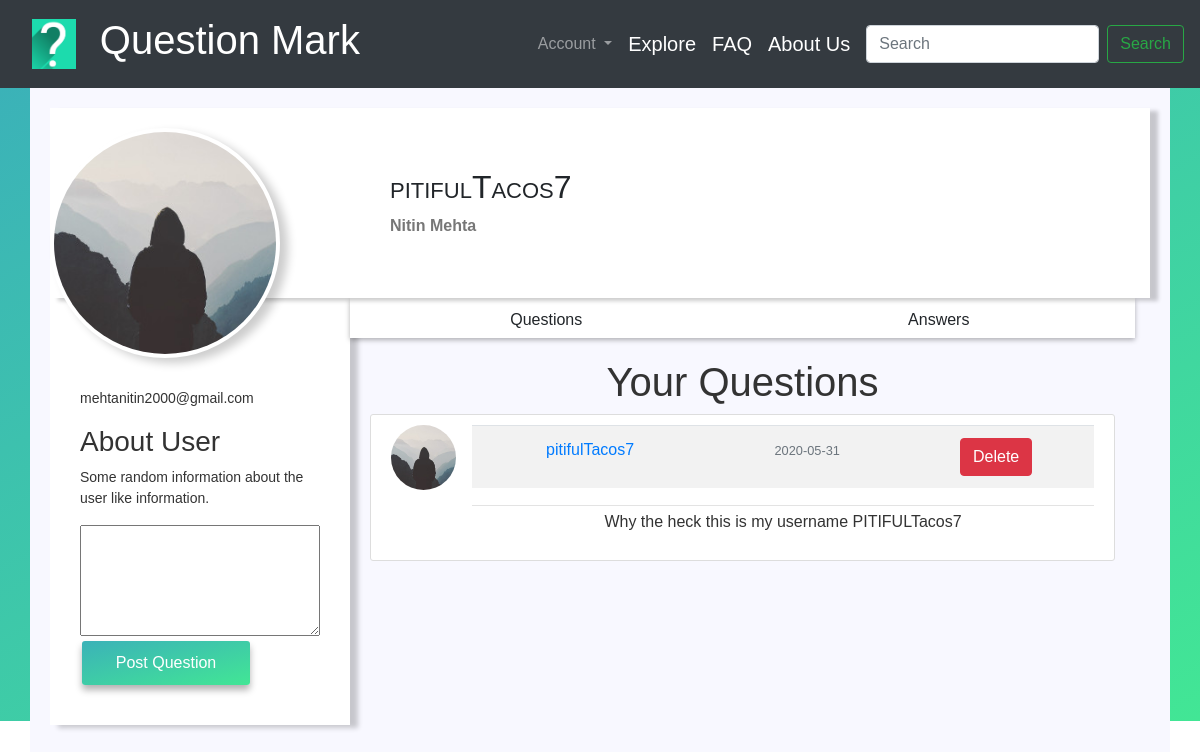
The app's page /profile (signed in) with its own data.
### Question_Mark/models.py (models this page shows, shortened)
class User(db.Model, UserMixin):
    id = db.Column(db.Integer, primary_key=True)
    first_name = db.Column(db.String(30), unique=False, nullable=False)
    last_name = db.Column(db.String(30), unique=False, nullable=False)
    username = db.Column(db.String(30), unique=True, nullable=False)
    email = db.Column(db.String(120), unique=True, nullable=False)
    image_file = db.Column(db.String(20), nullable=False, default='default.jpg')
    password = db.Column(db.String(60), nullable=False)
    questions = db.relationship('Questions', backref='author', lazy=True)

class Questions(db.Model):
    id = db.Column(db.Integer, primary_key=True)
    question = db.Column(db.Text, nullable=False)
    date_posted = db.Column(db.DateTime, nullable=False, default=datetime.utcnow)
    user_id = db.Column(db.Integer, db.ForeignKey('user.id'), nullable=False)

### Question_Mark/routes.py (the view, shortened to what this page needs)
@app.route("/profile", methods=['GET','POST'])
@login_required
def profile():
    user = User.query.filter_by(username=current_user.username).first_or_404()
    quest = Questions.query.filter_by(author=user)\
            .order_by(Questions.date_posted.desc())
    return render_template('profile.html', title='Profile', user=user, quest=quest)

### Question_Mark/models.py (called while the page is built)
@login_manager.user_loader
def load_user(user_id):
    return User.query.get(int(user_id))

### Question_Mark/templates/profile.html (shortened to what this page needs)
{% extends "layout.html" %}
{% block head %}
<link rel="stylesheet" href={{ url_for('static', filename='style_profile.css') }}>
<link rel="stylesheet" href={{ url_for('static', filename='style_questions.css') }}>
{% endblock head %}
{% block content %}
    <div class="container white-container">
        <div class="profile-header">
            <div class="profile-img">
                <img src={{ url_for('static', filename='default.jpg') }} width: 200; alt="">
            </div>
            <div class="profile-nav-info">
                <h3 class="user-name">
                    {{ current_user.username }}
                </h3>
                <div class="address">
                    <p class="state">
                        {{ current_user.first_name }} {{ current_user.last_name }}
                    </p>
                </div>
            </div>
        </div>
        <div class="main-bd">
            <div class="left-side">
                <div class="profile-side">
                    <p class='user-mail'>{{ current_user.email }}</p>
                    <div class="userbio">
                        <h3>About User</h3>
                        <p> Some random information about the user like information.</p>
                    </div>
                    <div class="post-area">
                        <form method="POST" action="{{ url_for('profile') }}" class="input-group">
                            <textarea name="question" id="" cols="35" rows="5"></textarea>
                            <button class="post-button">Post Question</button>
                        </form>
                    </div>
                </div>
            </div>
            <div class="right-side">
                <div class="nav">
                    <div class="ul">
                        <p onclick="tabs(0)" class="user-question">Questions</p>
                        <p onclick="tabs(1)" class="user-answer">Answers</p>
                    </div>
                </div>
                <div class="profile-body">
                    <div class="profile-question tab">
                        <h1>Your Questions</h1>
                        {% for item in quest %}
                        <article class="media content-section">
                            <img class="rounded-circle article-img" src="{{ url_for('static', filename='default.jpg') }}">
                            <div class="media-body">
                                <div class="article-metadata">
                                    <table class="table table-striped">
                                    <tr>
                                    <td><a class="mr-2" href="#">{{ item.author.username }}</a></td>
                                    <td><small class="text-muted">{{ item.date_posted.strftime('%Y-%m-%d') }}</small></td>
                                    <td><form action="{{url_for('delete_ques', id=item.id)}}" method="POST">
                                        <input type="submit" value="Delete" class="btn btn-danger">
                                    </form></td></tr></table>
                                </div>
                                <p class="article-content">{{ item.question }}</p>
                            </div>
                        </article>
                        {% endfor %}
                    </div>
                </div>
            </div>
        </div>
    </div>
{% endblock content %}

### Question_Mark/static/style_profile.css (style rules this page uses)
* { box-sizing: border-box; }
.container { padding: 20px; }
.white-container { background-color: ghostwhite; height: 100vh; overflow: hidden; }
.profile-header { background: #fff; width: 100%; display: flex; height: 190px; position: relative; box-shadow: 8px 3px 4px rgba(0, 0, 0, 0.2); }
.profile-img { float: left; width: 340px; height: 200px; }
.profile-img img { border-radius: 50%; height: 230px; width: 230px; border: 4px solid #fff; box-shadow: 8px 5px 10px rgba(0, 0, 0, 0.2); position: absolute; top: 20px; z-index: 5; background: #fff; }
.profile-nav-info { float: left; flex-direction: column; justify-content: center; padding-top: 60px; }
.profile-nav-info h3 { font-variant: small-caps; font-size: 2rem; font-family: sans-serif; }
.profile-nav-info .address { display: flex; font-weight: bold; color: #777; }
.main-bd { width: 100%; display: flex; padding-right: 15px; }
.profile-side { width: 300px; background: #fff; box-shadow: 8px 3px 5px rgba(0, 0, 0, 0.2); padding: 90px 30px 30px; }
.profile-side { margin-bottom: 2px; color: #333; font-size: 14px; }
.post-button { border: 0; padding: 10px; width: 70%; border-radius: 3px; background: linear-gradient(to bottom right, #3bb2b8, #42e695); font-family: sans-serif; font-size: 1rem; margin: 5px 2px; outline: none; margin-bottom: 10px; transition: background 0.3s ease-in-out; box-shadow: 0px 5px 7px 0px rgba(0, 0, 0, 0.3); color: white; position: relative; }
.ul { display: flex; justify-content: center; height: 40px; background: #fff; width: 100%; box-shadow: 0px 2px 5px rgba(0, 0, 0, 0.3); }
.ul p { padding: 10px; width: 100%; cursor: pointer; text-align: center; transition: all 0.2s ease-in-out; }
.profile-body { width: 100%; z-index: -1; color: #333; }
.tab { padding: 20px; width: 100%; text-align: center; display: none; }

### Question_Mark/static/style_questions.css (style rules this page uses)
.content-section { background: #ffffff; padding: 10px 20px; border: 1px solid #dddddd; border-radius: 3px; margin-bottom: 20px; width: 745px; }
.article-content { white-space: pre-line; }
.article-img { height: 65px; width: 65px; margin-right: 16px; }
.article-metadata { padding-bottom: 1px; margin-bottom: 4px; border-bottom: 1px solid #e3e3e3 }

### Question_Mark/templates/layout.html (style rules this page uses)
body { box-sizing: border-box; font-family: sans-serif; }

### records on screen
User: username "pitifulTacos7", first_name "Nitin", last_name "Mehta", email "mehtanitin2000@gmail.com"
Questions: author.username "pitifulTacos7", date_posted "2020-05-31", question "Why the heck this is my username PITIFULTacos7"
